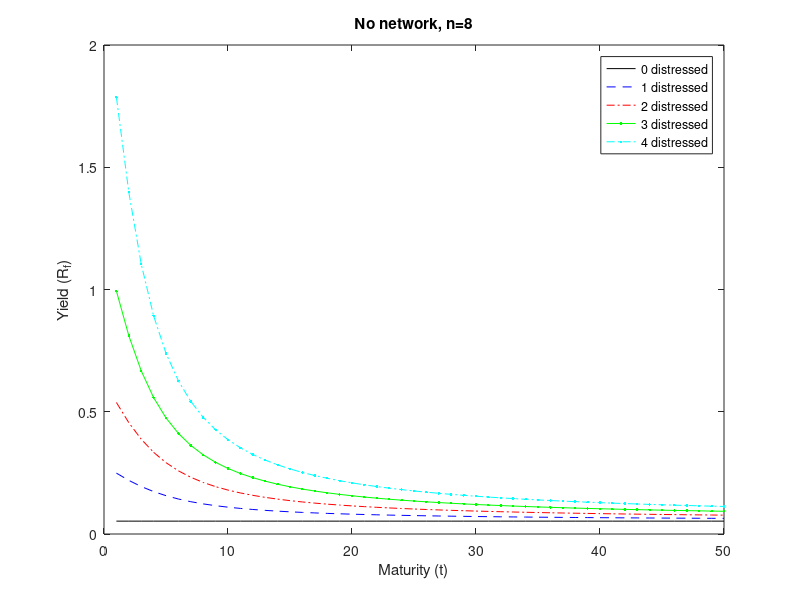

This figure's MATLAB source:
clear; clc

%define parameters

n = 8; % # nodes
T = 50; % # periods forward running the risk free rate
%m=12; %number of edges, maximum n(n-1)
risk_ratio = .95;
m = .4;
lambda= m; %internsity of distress
eta=m*risk_ratio; %probability of recovery

delta = .95; %time prefrence
gamma = 4; %RRA parameter of CRRA

%Dividend at each state
x(1) = 1; %x_lowerbar, value of idiosyncratic component at busat state
x(2) = 1e10; %x_bar, value of idiosyncratic component at boom state

Delta = zeros(n); %complete network, non-directional
%%
H = zeros(n,2^n); %States of the world (H)
Lambda = zeros(n,2^n); %collect all lambda_i for each node at each state
Pi = zeros(2^n,2^n); %markov matrix
D = NaN(2^n,1); %total dividend at each state

for k=1:2^n %state of the world
    str = dec2bin(k-1,n); %generate binary number k-1
    digit = str-'0'; %arrange each digit in a row vector
    H(:,k) = digit'; %define this vector as state of the world k
    D(k) = x(1)*sum(H(:,k))+x(2)*(n-sum(H(:,k))); %total dividend at k

    %Lambda(:,k) = lambda*Delta*H(:,k)+lambda; %With natural distress rate
    Lambda(:,k) = lambda*Delta*H(:,k); %Without natural rate
end
%%

for k_origin = 1:2^n
    for k_dest = 1:2^n

        aux = NaN(n,1);
        for i = 1:n
aux(i) = (1-eta)*H(i,k_origin)*H(i,k_dest)+eta*H(i,k_origin)*(1-H(i,k_dest))+...
         Lambda(i,k_origin)*(1-H(i,k_origin))*H(i,k_dest)+(1-Lambda(i,k_origin))*(1-H(i,k_origin))*(1-H(i,k_dest));
        end
        Pi(k_origin,k_dest) = prod(aux);
        
    end
end


MU = @(u) u.^(-gamma);
A = Pi.*(MU(D)*(1./MU(D))')'*delta;
%MU = @(u) exp(-delta)*u.^(-gamma);
%A = Pi.*(MU(D)*(1./MU(D))');

r = NaN(T,2^n);
for t = 1:T
    r(t,:) = (1./(sum(mpower(A,t),2))).^(1/t);
    %r(t,:) = (1./(sum(mpower(A,t),2))-1)/t+1;
    %r(t,:) = (-log(sum(mpower(A,t),2)))/t+1;
end


%%

%need to find n+1 states out of 2^n according to the sum of firms being
%distressed.

%once I have a list of unique states

%Figure adapted for n=4 case
iid_fig = figure;
plot(r(:,1)-1,'k') % 0 distressed
hold on
plot(r(:,9)-1,'b--') % 1 distressed
hold on
plot(r(:,10)-1,'r-.') % 2 distressed
hold on
plot(r(:,12)-1,'g.-') % 3 distressed
hold on
plot(r(:,16)-1,'c.-.') % 4 distressed
%hold on


%axis([0,T,-.04,0.13])

title(sprintf('No network, n=%d',n))
xlabel(sprintf('Maturity (t)'))
ylabel(sprintf('Yield (R_f)'))

legend('0 distressed','1 distressed','2 distressed',...
    '3 distressed','4 distressed',...
    'Location','northeast','Orientation','vertical')



%%
%{
cd C:\Users\Oren\Documents\MATLAB\Network
print(iid_fig,'-djpeg',...
    sprintf('iid-eta%.2f-lambda%.2f',eta,lambda))
%}








